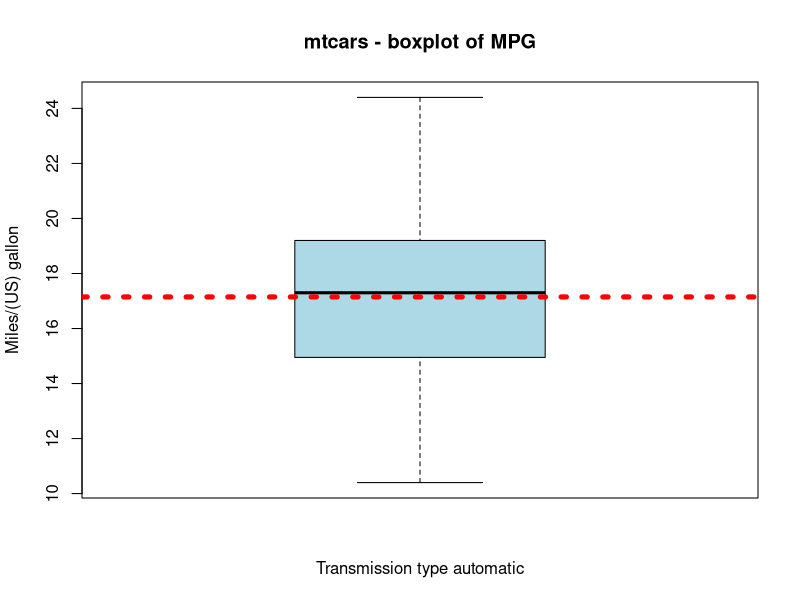
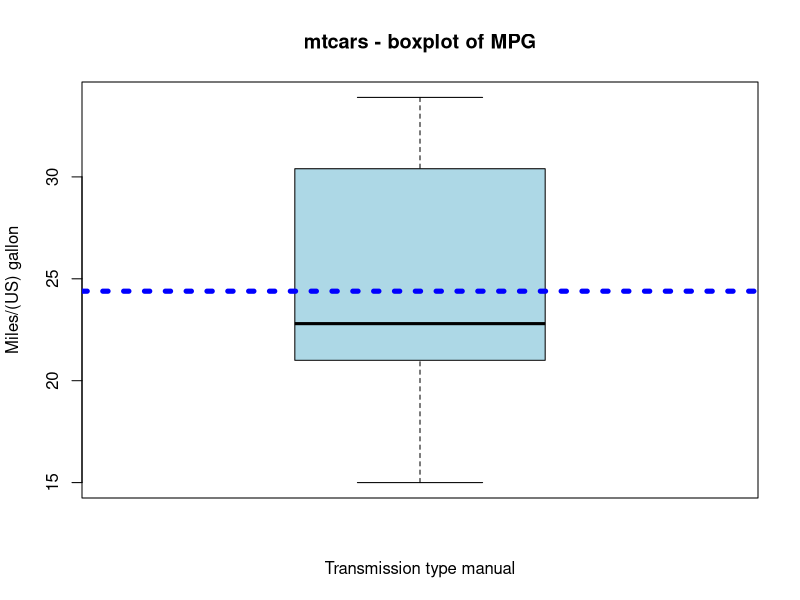

R code for these plots, in order:
## ---- chunk 1
data(mtcars)
mtcars1 <- subset(mtcars,am == 0)
boxplot(mtcars1$mpg, ylab='Miles/(US) gallon', xlab="Transmission type automatic", col='lightblue',main='mtcars - boxplot of MPG')
abline(h=mean(mtcars1$mpg),col="red", lty=3, lwd=5)
## ---- chunk 2
mtcars1 <- subset(mtcars,am == 1)
boxplot(mtcars1$mpg, ylab='Miles/(US) gallon', xlab="Transmission type manual", col='lightblue',main='mtcars - boxplot of MPG')
abline(h=mean(mtcars1$mpg),col="blue", lty=3, lwd=5)
